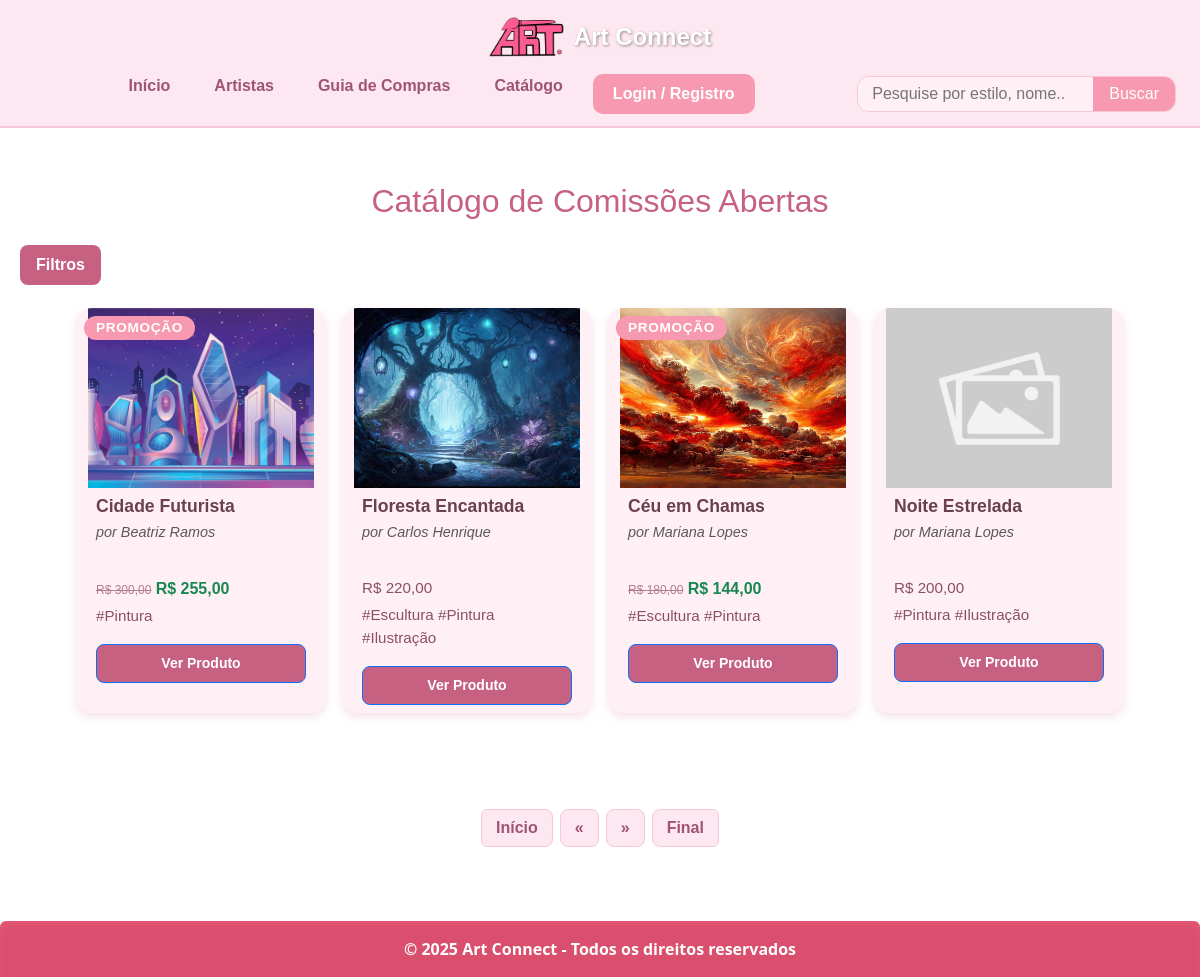
The app's page /usuarios/catalogo/catalogo.php?pagina=2 with its own data.
### tables this page shows
CREATE TABLE IF NOT EXISTS `artes` (
  `id` int(11) NOT NULL AUTO_INCREMENT,
  `titulo` varchar(255) NOT NULL,
  `descricao` text DEFAULT NULL,
  `imagem` varchar(255) DEFAULT NULL,
  `preco` decimal(10,2) DEFAULT NULL,
  `desconto` int(11) DEFAULT 0,
  `preco_final` decimal(10,2) DEFAULT NULL,
  `artista_id` int(11) NOT NULL,
  `data_publicacao` datetime DEFAULT current_timestamp(),
  `preco_promocao` decimal(10,2) DEFAULT 0.00,
  `promocao` bit(1) NOT NULL,
  `status` bit(1) NOT NULL,
  PRIMARY KEY (`id`),
  KEY `fk_artista` (`artista_id`)
);

CREATE TABLE IF NOT EXISTS `usuarios` (
  `id` int(11) NOT NULL AUTO_INCREMENT,
  `nome` varchar(100) NOT NULL,
  `nome_social` varchar(100) DEFAULT NULL,
  `email` varchar(100) NOT NULL,
  `senha` varchar(255) NOT NULL,
  `tipo` bit(1) NOT NULL,
  `cpf` varchar(14) NOT NULL,
  `rg` varchar(20) DEFAULT NULL,
  `data_nascimento` date DEFAULT NULL,
  `foto` varchar(255) DEFAULT NULL,
  `status` bit(1) NOT NULL,
  `data_cadastro` datetime NOT NULL,
  `apelido` varchar(50) DEFAULT NULL,
  `sexo` char(1) DEFAULT NULL,
  `descricao` text DEFAULT NULL,
  `cidade` varchar(40) NOT NULL,
  `estado` char(2) NOT NULL,
  `rede_artista` int(11) DEFAULT NULL,
  PRIMARY KEY (`id`),
  UNIQUE KEY `unique_email` (`email`),
  UNIQUE KEY `unique_cpf` (`cpf`),
  KEY `fk_usuario_contato` (`rede_artista`)
);

### usuarios/catalogo/catalogo.php (the view, shortened to what this page needs)
<?php
require_once '../../conexao.php';
$sqlTagJoin = "";
$filtro_sql = "";
$sql_cont = "SELECT id FROM artes $sqlTagJoin $filtro_sql";
$query_cont = mysqli_query($conexao, $sql_cont);
$quantidade = mysqli_num_rows($query_cont);
$paginaAtual = isset($_GET['pagina']) && !empty($_GET['pagina']) ? intval($_GET['pagina']) : 1;
$paginaQtdd = 4;
$valorInicial = ($paginaAtual * $paginaQtdd) - $paginaQtdd;
$paginaFinal = ceil($quantidade / $paginaQtdd);
$paginaInicial = 1;
$paginaProxima = $paginaAtual + 1;
$paginaAnterior = $paginaAtual - 1;
$sql = "SELECT artes.*, usuarios.nome AS nome_artista
        FROM artes
        LEFT JOIN usuarios ON artes.artista_id = usuarios.id
        $sqlTagJoin
        $filtro_sql
        ORDER BY artes.id DESC
        LIMIT $valorInicial, $paginaQtdd";
$res = mysqli_query($conexao, $sql);
?>
<!DOCTYPE html>
<html lang="pt">
<head>
  <link href="https://cdn.jsdelivr.net/npm/bootstrap@5.3.2/dist/css/bootstrap.min.css" rel="stylesheet" />
  <link rel="stylesheet" href="https://cdnjs.cloudflare.com/ajax/libs/slick-carousel/1.8.1/slick.min.css" />
  <link rel="stylesheet" href="https://cdnjs.cloudflare.com/ajax/libs/slick-carousel/1.8.1/slick-theme.min.css" />
  <link rel="stylesheet" href="../../css/catalogo.css" />
</head>
<body>
  <?php include("../topo.php"); ?>
   <section class="catalogo container py-4">
    <h2>Catálogo de Comissões Abertas</h2>
 <button class="filtros-toggle" onclick="document.querySelector('.filtros-catalogo').classList.toggle('active')">
  Filtros
</button>
    <div class="row justify-content-center">
      <?php while ($linha = mysqli_fetch_assoc($res)) {
        $tags = [];
        $tag_res = mysqli_query($conexao, "SELECT t.nome FROM arte_tag at INNER JOIN tags t ON at.tag_id = t.id WHERE at.arte_id = {$linha['id']}");
        while ($t = mysqli_fetch_assoc($tag_res)) {
          $tags[] = "#" . $t['nome'];
        }
        $caminhoImagem = "../../images/produtos/" . $linha['imagem'];
        $imagem = (!empty($linha['imagem']) && file_exists($caminhoImagem)) ? $caminhoImagem : "../../images/assets/img/placeholder-produto.jpg";
        $preco = number_format($linha['preco'], 2, ',', '.');
        $temDesconto = $linha['desconto'] > 0;
        $precoFinal = $temDesconto ? $linha['preco'] * (1 - $linha['desconto'] / 100) : $linha['preco'];
        $precoFinalFormatado = number_format($precoFinal, 2, ',', '.');
        ?>
        <div class="catalogo-card m-2 position-relative"
          style="width: 250px; display: inline-block; vertical-align: top;">
          <?php if ($temDesconto) {
            echo "<div class='badge badge-pill badge-success position-absolute top-0 start-0 m-2' style='z-index: 1;'>Promoção</div>";
          } ?>
          <img src="<?= $imagem ?>" alt="Arte de <?= htmlspecialchars($linha['nome_artista']) ?>"
            style="width: 100%; height: 180px; object-fit: cover;">
          <div class="conteudo p-2">
            <h5 class="mb-1"><?= htmlspecialchars($linha['titulo']) ?></h5>
            <small class="text-muted">por <?= htmlspecialchars($linha['nome_artista']) ?></small><br>
            <p class="mb-1">
              <?php
              if ($temDesconto) {
                echo "<del style='font-size: 12px;'>R$ $preco</del> <strong class='text-success' style='font-size: 16px;'>R$ $precoFinalFormatado</strong>";
              } else {
                echo "R$ $preco";
              }
              ?>
            </p>
            <p class="mb-1"><?= implode(' ', $tags) ?></p>
            <a href="produto.php?id=<?= $linha['id'] ?>" class="btn btn-outline-primary btn-sm">Ver Produto</a>
          </div>
        </div>
      <?php } ?>
    </div>
    <div class="col-12 mt-5">
      <nav aria-label="paginacao">
        <ul class="pagination justify-content-center">
          <?php if ($paginaAtual != $paginaInicial) { ?>
            <li class="page-item"><a class="page-link" href="?pagina=<?= $paginaInicial ?>">Início</a></li>
          <?php } ?>
          <?php if ($paginaAtual >= 2) { ?>
            <li class="page-item"><a class="page-link" href="?pagina=<?= $paginaAnterior ?>" aria-label="Previous"><span
                  aria-hidden="true">&laquo;</span></a></li>
          <?php } ?>
          <?php if ($paginaAtual != $paginaFinal) { ?>
            <li class="page-item"><a class="page-link" href="?pagina=<?= $paginaProxima ?>" aria-label="Next"><span
                  aria-hidden="true">&raquo;</span></a></li>
            <li class="page-item"><a class="page-link" href="?pagina=<?= $paginaFinal ?>">Final</a></li>
          <?php } ?>
        </ul>
      </nav>
    </div>
  </section>
  <footer class="bg-rose text-white py-3 text-center rounded-top">
    <p class="mb-0">&copy; 2025 Art Connect - Todos os direitos reservados</p>
  </footer>
</body>
</html>

### css/catalogo.css (style rules this page uses)
.catalogo { max-width: 1200px; margin: 30px auto 50px auto; padding: 0 20px; font-family: 'Poppins', sans-serif; color: #6a4050; }
.catalogo h2 { font-size: 2rem; color: #c66181; margin-bottom: 25px; text-align: center; }
.catalogo-card { background-color: #fff0f5; border-radius: 16px; box-shadow: 0 4px 10px rgba(199, 104, 132, 0.2); overflow: hidden; transition: transform 0.3s ease; flex: 1 1 250px; max-width: 250px; display: flex; flex-direction: column; }
.badge-success { background-color: #f799b1 !important; color: white !important; font-weight: 700; font-size: 0.85rem; padding: 5px 12px; border-radius: 30px; text-transform: uppercase; letter-spacing: 0.05em; position: absolute; top: 10px; left: 10px; z-index: 10; }
.catalogo-card img { width: 100%; height: 180px; object-fit: cover; display: block; }
.catalogo-card .conteudo { padding: 12px 14px; color: #6a4050; flex-grow: 1; display: flex; flex-direction: column; justify-content: space-between; }
.catalogo-card h5 { font-weight: 700; margin-bottom: 6px; font-size: 1.1rem; }
.catalogo-card small { color: #b47d8e; font-style: italic; font-size: 0.9rem; display: block; margin-bottom: 10px; }
.catalogo-card p { font-size: 0.95rem; margin-bottom: 8px; color: #8c4f67; }
.catalogo-card del { color: #b47d8e; }
.catalogo-card strong.text-success { color: #c66181; font-size: 1.2rem; }
.catalogo-card a { margin-top: 12px; display: inline-block; padding: 8px 14px; background: #c66181; color: white; font-weight: 700; border-radius: 8px; text-decoration: none; transition: background 0.3s ease; text-align: center; }
.pagination { margin-top: 40px; justify-content: center !important; display: flex; gap: 8px; }
.page-link { color: #9e5571; font-weight: 600; border-radius: 8px; border: 1.5px solid #f7c7d9; padding: 6px 14px; transition: background-color 0.3s ease, color 0.3s ease; cursor: pointer; background-color: #fde7f0; text-decoration: none; }
.bg-rose { background-color: #d94f6d !important; }
footer.bg-rose { color: #fff5f8; padding: 1.2rem; text-align: center; margin-top: 3rem; border-top-left-radius: 1rem; border-top-right-radius: 1rem; font-weight: 600; font-size: 1rem; box-shadow: inset 0 4px 8px rgba(255, 105, 135, 0.3); }
.filtros-toggle { background-color: #c66181; color: white; font-weight: 700; border: none; border-radius: 8px; padding: 8px 16px; cursor: pointer; transition: background 0.3s ease; margin-bottom: 15px; }

### css/topo.css (style rules this page uses)
nav { width: 100%; display: flex; flex-wrap: wrap; justify-content: center; gap: 12px; align-items: center; }
nav ul { list-style: none; display: flex; gap: 16px; flex-wrap: wrap; padding-left: 0; margin: 0; justify-content: center; }
nav ul li a { text-decoration: none; color: #9e5571; font-weight: 600; padding: 7px 14px; border-radius: 6px; transition: background-color 0.3s ease, color 0.3s ease; font-size: 1rem; }

### records on screen
artes: shows "PROMOÇÃO", imagem (picture), titulo "Cidade Futurista", artista.nome "Beatriz Ramos", preco "300,00", precoFinalFormatado "255,00", tags "#Pintura"
artes: imagem (picture), titulo "Floresta Encantada", artista.nome "Carlos Henrique", preco "220,00", tags "#Escultura #Pintura #Ilustração"
artes: shows "PROMOÇÃO", imagem (picture), titulo "Céu em Chamas", artista.nome "Mariana Lopes", preco "180,00", precoFinalFormatado "144,00", tags "#Escultura #Pintura"
artes: shows a picture, titulo "Noite Estrelada", artista.nome "Mariana Lopes", preco "200,00", tags "#Pintura #Ilustração"
